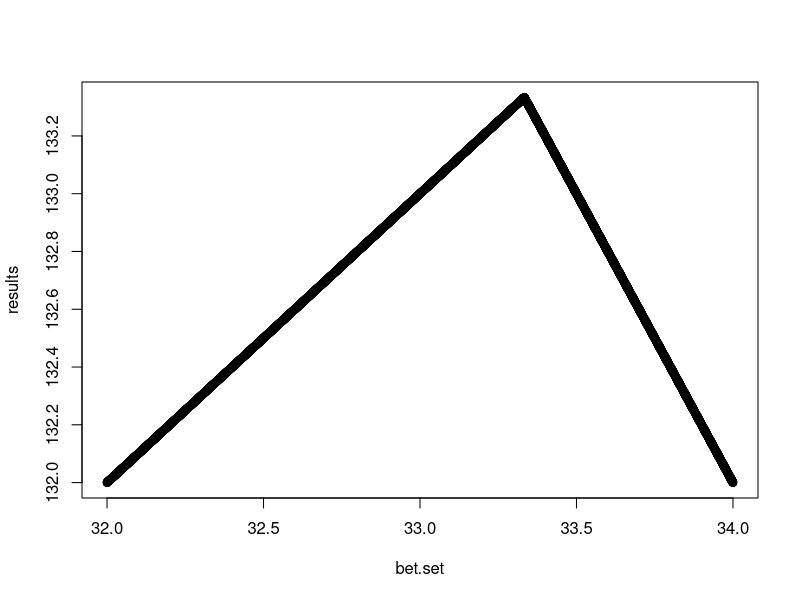

The R script that drew this image:
# https://thefiddler.substack.com/p/can-you-bet-solely-on-your-teams
library(magrittr)

Fiddler.25Aug <- function(coh = 100, wager1 = 50) {
  require(magrittr)

  games <- c(1, -1) %>% sample
  g1 <- wager1 * games[1]
  
  balance <- coh + g1
  
  wager2 <- ifelse(games[1] == 1, 0, balance) 
  # Bet zero if game 1 was a win, else go all in knowing game 2 is a Win
  g2 <- wager2 * games[2]
  
  balance <- balance + g2
  return(balance)  
}

n <- 100
# bet.set <- 1:99
bet.set <- seq(from = 32, to = 34, by = .0001)
results <- vector()

for (b in bet.set) {
  q <- replicate(n, Fiddler.25Aug(100, b))
  z <- min(q)
  results <- c(results, z)
  
  paste(b, z, sep = " --> ") %>% print
}

plot(results~bet.set)

g <- max(results)
i <- which(results == g)
w <- bet.set[i]

print(g)
print(w)

# https://thefiddler.substack.com/p/can-you-bob-and-weave